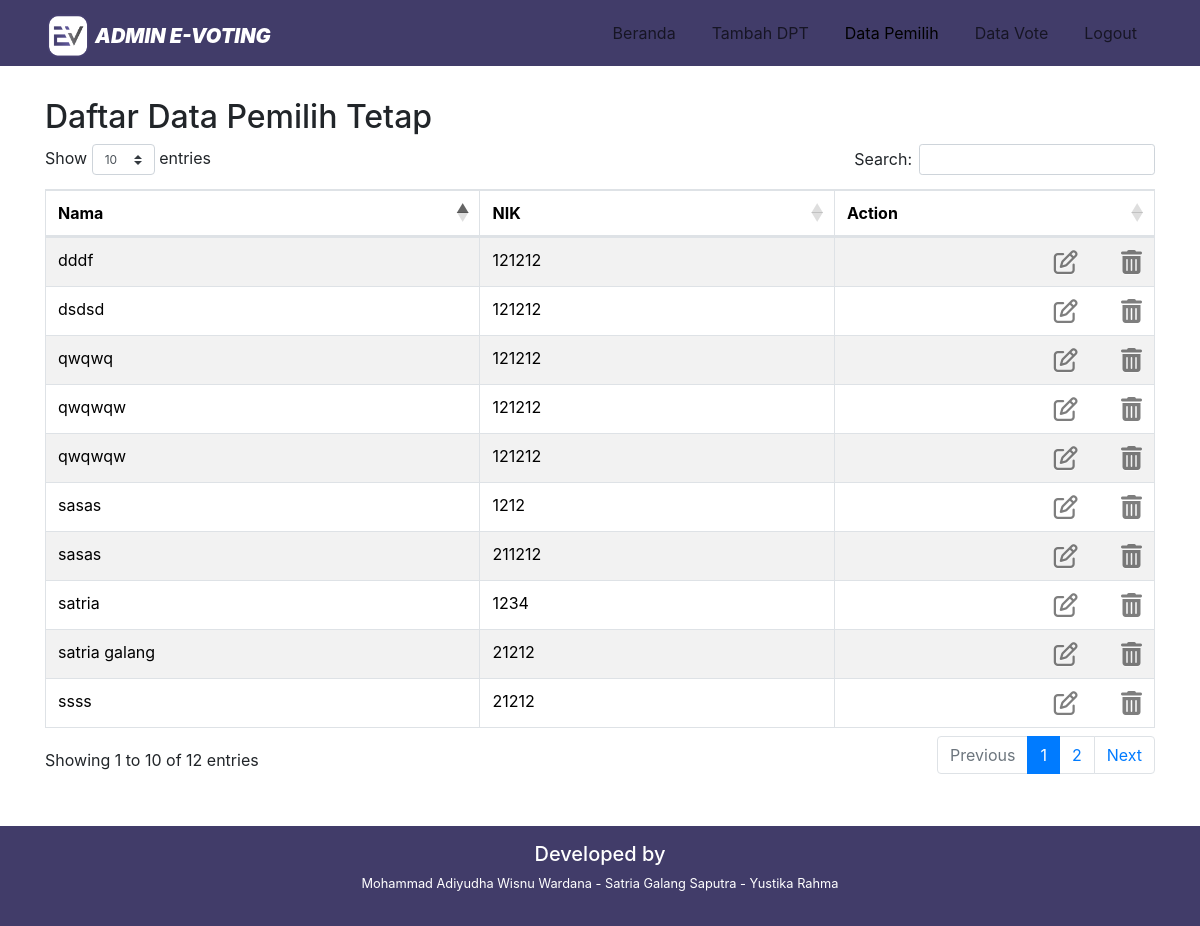
Page /program/admin/dataPemilih.php (signed in) on the earlier database version.
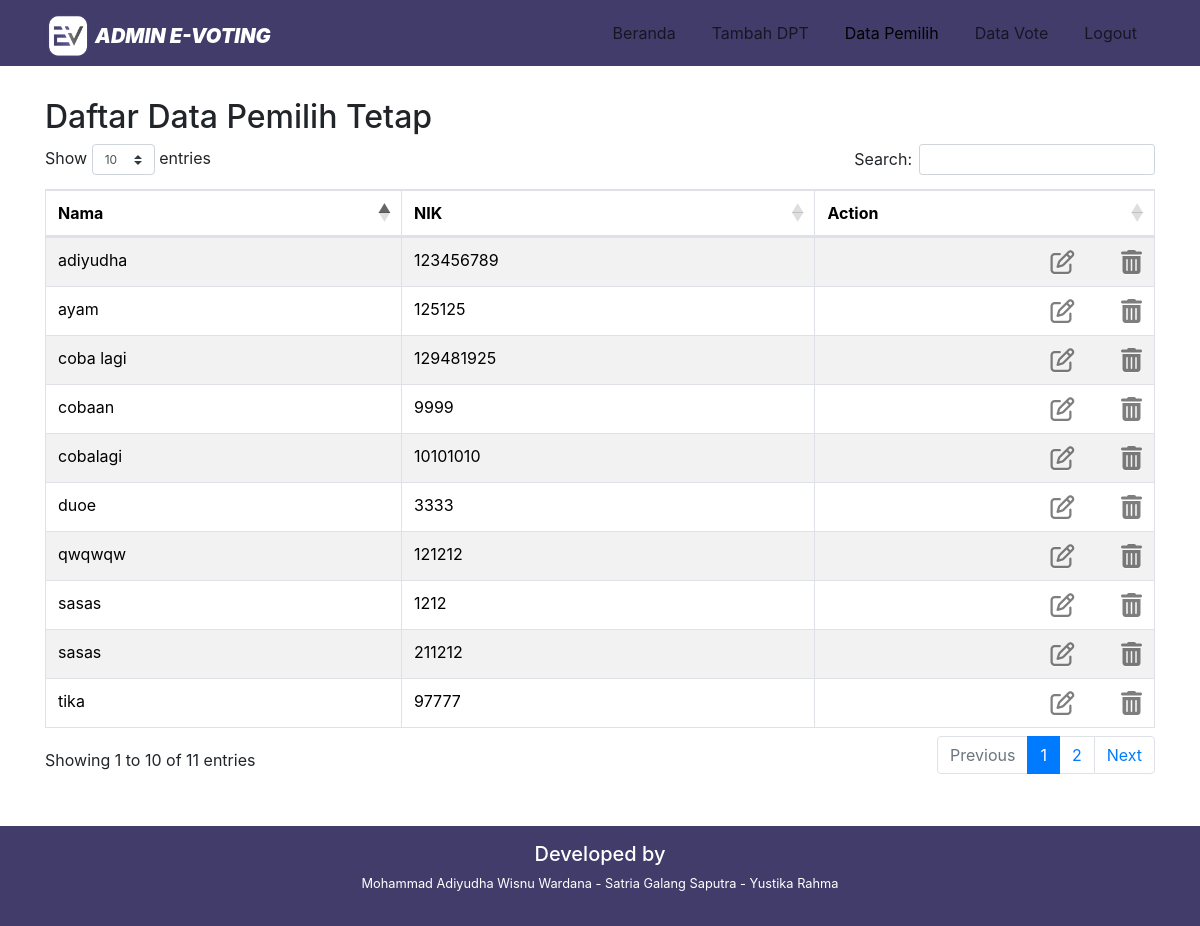
Same page on the later database version.
### tables this page shows
CREATE TABLE `datapemilih` (
  `id` int(11) NOT NULL,
  `nama` varchar(100) NOT NULL,
  `nik` int(50) NOT NULL,
  `pilihan` varchar(50) NOT NULL,
  `waktupilih` datetime DEFAULT NULL
);

### program/admin/dataPemilih.php (the view, shortened to what this page needs)
<?php
include '../koneksi.php';
?>
<html>
<head>
    <link rel="stylesheet" href="../../node_modules/bootstrap/dist/css/bootstrap.min.css">
    <link href="../../node_modules/font-awesome/css/font-awesome.min.css" rel="stylesheet">
    <link rel="stylesheet" href="../css/custom_style.css">
    <link rel="stylesheet" type="text/css" href="https://cdnjs.cloudflare.com/ajax/libs/twitter-bootstrap/4.1.1/css/bootstrap.min.css"/>
    <link rel="stylesheet" type="text/css" href="https://cdn.datatables.net/1.10.24/css/dataTables.bootstrap4.min.css"/>
</head>
<body>
    <nav class="py-2 navbar navbar-expand-lg fixed-top">
        <div class="container">
            <a class="navbar-brand" href="#">
            <img src="../images/icon.png" alt="logo" class="logo pb-1">
                Admin E-Voting
            </a>
            <div class="collapse navbar-collapse justify-content-end" id="navbarSupportedContent">
                <ul class="navbar-nav ml-auto ">
                    <li class="nav-item">
                        <a class="nav-link" href="../admin/index.php">Beranda</a>
                    </li>
                    <li class="nav-item">
                        <a class="nav-link" href="../admin/tambahData.php">Tambah DPT</a>
                    </li>
                    <li class="nav-item">
                        <a class="nav-link active" href="../admin/dataPemilih.php">Data Pemilih</a>
                    </li>
                     <li class="nav-item">
                        <a class="nav-link" href="../admin/dataVote.php">Data Vote</a>
                    </li>
                    <li class="nav-item">
                        <a class="nav-link" href="../admin/logout.php">Logout</a>
                    </li>
                </ul>
            </div>
        </div>
    </nav>
    <br>
    <br>
     <section>
        <div class="container">
            <h2>Daftar Data Pemilih Tetap</h2>
           <table class="table table-bordered table-striped table-hover">
               <thead bgcolor="#413c69" style="color: white">
                   <tr>
                    <th>Nama</th>
                    <th>NIK</th>
                    <th>Action</th>
                   </tr>
               </thead>
               <tbody>
                <?php $data="SELECT id, nama, nik FROM datapemilih";?>
                <?php $ambil=$koneksi->query($data);
                while ($hasil=$ambil->fetch_assoc()) {
                    ?>
                   <tr>
                        <td><?= $hasil['nama']; ?></td>
                        <td><?= $hasil['nik']; ?></td>
                        <td>
                        <a href="hapus_data.php?id= <?= $hasil['id']; ?>" type="button" class="close">
                        <span class="fa fa-trash"></span>
                        </a>
                        <div class="col-10">
                        <a href="update_data.php?id= <?= $hasil['id']; ?>" type="button" class="close">
                        <span class="fa fa-pencil-square-o" aria-hidden="true"></span>
                        </a>
                        </div>
                        </td>
                   </tr>
               <?php } ?>
               </tbody>
           </table>
   </div>
</section>
    <div class="text-center p-3 footer-bawah">
        <h5>Developed by</h5>
        <p><small> Mohammad Adiyudha Wisnu Wardana - Satria Galang Saputra - Yustika Rahma </small> </p>
    </div>
</body>
</html>

Differences in the rows shown:
removed datapemilih: nama "satria", nik "1234"
removed datapemilih: nama "satria galang", nik "21212"
removed datapemilih: nama "ssss", nik "21212"
removed datapemilih: nama "qwqwqw", nik "121212"
removed datapemilih: nama "qwqwq", nik "121212"
removed datapemilih: nama "dsdsd", nik "121212"
removed datapemilih: nama "dddf", nik "121212"
now on this page (row edited): datapemilih: nama "tika", nik "97777"
added datapemilih: nama "ayam", nik "125125"
added datapemilih: nama "adiyudha", nik "123456789"
added datapemilih: nama "duoe", nik "3333"
added datapemilih: nama "cobaan", nik "9999"
added datapemilih: nama "coba lagi", nik "129481925"
added datapemilih: nama "cobalagi", nik "10101010"
Other differences:
text written by a page script: "Show entries Search: Showing 1 to 10 of 12 entries Previous 1 2 Next" → "Show entries Search: Showing 1 to 10 of 11 entries Previous 1 2 Next"
